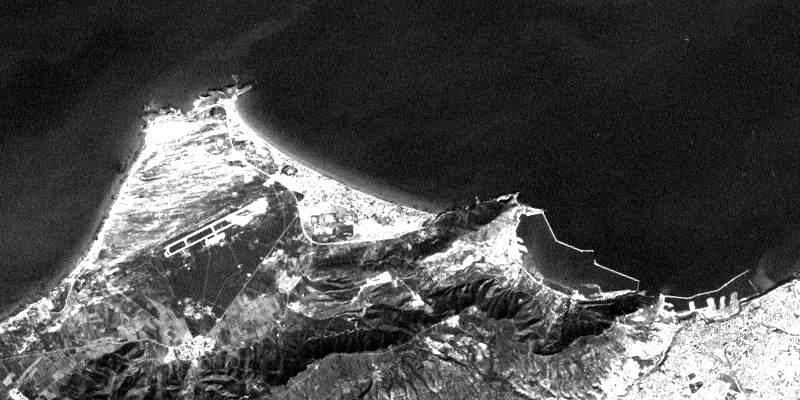
#> input picture Images satellitaires du TP1-20210117/TM1.BMP, 800 x 400 px; its folder holds 4 pictures in this run
$ jupyter execute --allow-errors main.ipynb
#> lines starting #> are read from the running program, lines starting #| are printed output that depends on the picture
### Presenté par : Bradid yassmine option : master 2 IAA

## <ins> ETAPE 1 : ouverture des images satellitairestext </ins>

### 1 - Lecture et affichage des images satellitaires (TM1, TM2, TM3 et TM4) captés au niveau de gris
pour faire la lecture des images on utilise le module des syteme d'exploitation ``` os.chdir() ```et l'affichage se fait en tutilisant la biblio ```matplotlib.pyplot``` ( Tracer des tableaux numpy sous forme d'images) avec la fonction ```imshow()```

[cell 1]
import matplotlib.pyplot as plt
import os
import cv2
import numpy as np
from numpy import array
import rasterio
from rasterio.plot import adjust_band
from rasterio.plot import show

#defenir le chmin du fichier (remplace le répertoire de travail actuel par le chemin indiqué)
os.chdir('C:/Users/dell/Documents/M2/ISAT/Images satellitaires du TP1-20210117/')
#renvoie une liste contenant les noms des entrées dans le répertoire donné par chemin
files = os.listdir('C:/Users/dell/Documents/M2/ISAT/Images satellitaires du TP1-20210117/')

#pour afficher les images les uns pres de l'autres
fig, axs = plt.subplots(2, 2, figsize=(20, 10))
axs = axs.flatten()
#pour chaque image dans le fichier des images satellitaires on fait la lecture et  l'affichage
for img, ax in zip(files, axs):
    img = plt.imread(img) #lecture
#> img is the input picture: shape (400, 800, 3); min 0, max 255, mean 77.5
    ax.axis('off') #pas  d'axes
    ax.imshow(img) #affichage
plt.show() #affichage
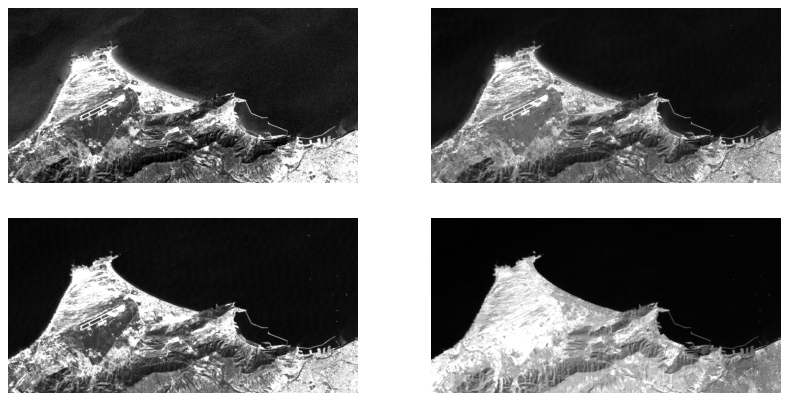
#> figure drawn by matplotlib, 4 panels
